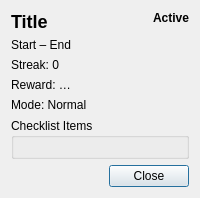
<?xml version="1.0" encoding="UTF-8"?>
<ui version="4.0">
 <class>HabitDetailDialog</class>
 <widget class="QDialog" name="HabitDetailDialog">
  <property name="windowTitle"><string>Habit Details</string></property>
  <layout class="QVBoxLayout" name="verticalLayout">

   <!-- Заголовок и статус -->
   <item>
    <layout class="QHBoxLayout" name="titleLayout">
     <item>
      <widget class="QLabel" name="titleLabel">
       <property name="text"><string>Title</string></property>
       <property name="alignment"><set>Qt::AlignLeft</set></property>
       <property name="styleSheet"><string>font-size:18px; font-weight:bold;</string></property>
      </widget>
     </item>
     <item>
      <widget class="QLabel" name="statusLabel">
       <property name="text"><string>Active</string></property>
       <property name="alignment"><set>Qt::AlignRight</set></property>
       <property name="styleSheet"><string>font-weight:bold;</string></property>
      </widget>
     </item>
    </layout>
   </item>

   <!-- Даты -->
   <item>
    <widget class="QLabel" name="datesLabel">
     <property name="text"><string>Start – End</string></property>
    </widget>
   </item>

   <!-- Стрик -->
   <item>
    <widget class="QLabel" name="streakLabel">
     <property name="text"><string>Streak: 0</string></property>
    </widget>
   </item>

   <!-- Награда -->
   <item>
    <widget class="QLabel" name="rewardLabel">
     <property name="text"><string>Reward: …</string></property>
    </widget>
   </item>

   <!-- Режим -->
   <item>
    <widget class="QLabel" name="hardModeLabel">
     <property name="text"><string>Mode: Normal</string></property>
    </widget>
   </item>

   <!-- Список пунктов -->
   <item>
    <widget class="QGroupBox" name="itemsGroup">
     <property name="title"><string>Checklist Items</string></property>
     <layout class="QVBoxLayout" name="itemsLayout"/>
    </widget>
   </item>

   <!-- Кнопки -->
   <item>
    <layout class="QHBoxLayout" name="buttonsLayout">
     <item>
      <spacer name="spacer">
       <property name="orientation"><enum>Qt::Horizontal</enum></property>
       <property name="sizeType"><enum>QSizePolicy::Expanding</enum></property>
       <property name="sizeHint">
        <size>
         <width>0</width>
         <height>0</height>
        </size>
       </property>
      </spacer>
     </item>
     <item>
      <widget class="QPushButton" name="closeButton">
       <property name="text"><string>Close</string></property>
      </widget>
     </item>
    </layout>
   </item>

  </layout>
 </widget>
 <resources/>
 <connections/>
</ui>
